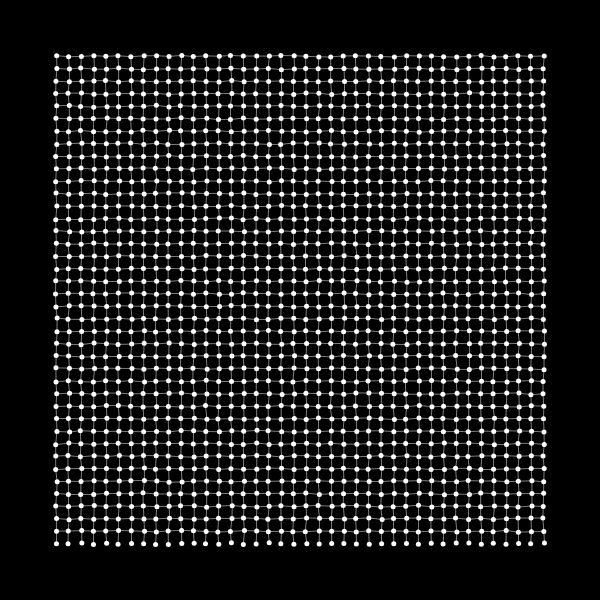
Frame 1 (no input)
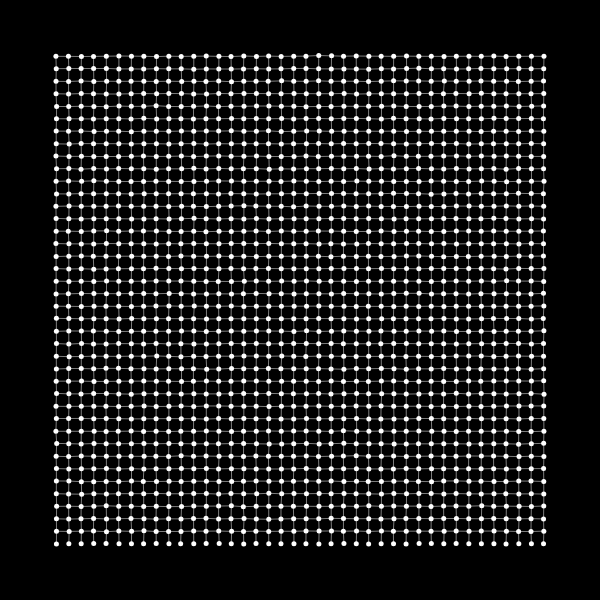
Frame 60 (no input)
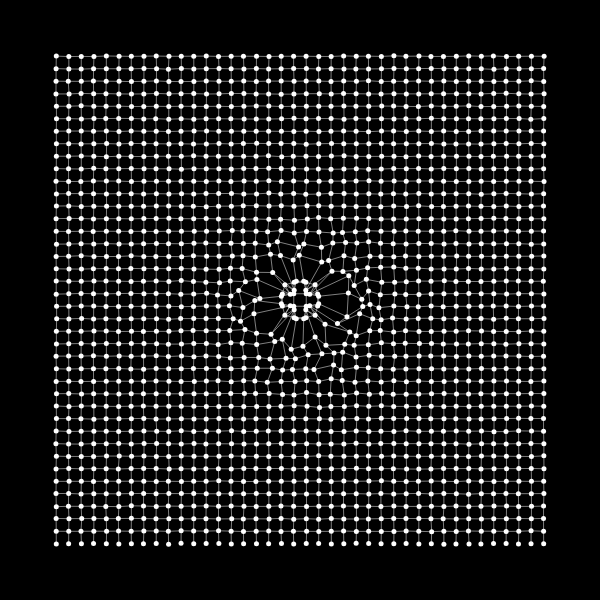
Frame 120 (the mouse pressed at the canvas centre since frame 60)

The p5.js sketch that drew these frames (run headless with seeded random() and noise() and a simulated clock; from frame 60 on, the mouse is pressed at the canvas centre):

// p5.js sketch
// ── sketch.js


var myAtoms = []


//heat map will be a cartesian array of values..
var heatMap = []
var horizDelta = []
var vertDelta = []

var margin = 50
var gridSize = 40
var stepSize 


var pulling = false

var outerCircleX = 0
var outerCircleY = 0
var circleShiftX
var circleShiftY




function setup() {
	createCanvas(600, 600)

	stepSize = (width-(2*margin))/gridSize


	//make coordinates for each cell
	for(i=0;i<gridSize;i++){
		heatMap[i]=[]
		for(j=0;j<gridSize;j++){
			heatMap[i][j]=50
		}
	}

	for(i=0;i<gridSize;i++){
		horizDelta[i]=[]
		for(j=0;j<gridSize-1;j++){
			horizDelta[i][j]=0
		}
	}

	for(i=0;i<gridSize-1;i++){
		vertDelta[i]=[]
		for(j=0;j<gridSize;j++){
			vertDelta[i][j]=0
		}
	}


	for(i=0;i<gridSize;i++){
		for(j=0;j<gridSize;j++){
			myAtoms.push(new MakeAtom(i,j))
		}
	}


	
}

//var temperature
//damp determines how "sticky" the dots are to their gridpoints // how FAST the jiggling is...
//prev:.3
var damp = .2

//good range, .005-.8ish, how fast hotspots DIFFUSE
//prev:.03
var spread = .15

function draw() {
	background(0)


		//set horizontal deltas...
	for(i=0;i<gridSize;i++){
		for(j=0;j<gridSize-1;j++){
			horizDelta[i][j]=(heatMap[i][j]-heatMap[i][j+1])*spread
		}
	}
	//set vertical deltas...
	for(i=0;i<gridSize-1;i++){
		for(j=0;j<gridSize;j++){
			vertDelta[i][j]=(heatMap[i][j]-heatMap[i+1][j])*spread
		}
	}


	//update heat map
	for(i=1;i<gridSize-2;i++){
		for(j=1;j<gridSize-2;j++){
			heatMap[i][j]=heatMap[i][j]+horizDelta[i][j-1]+vertDelta[i-1][j]-vertDelta[i][j]-horizDelta[i][j]
		}
	}


	if(heatingElement&&(myCoordinateX>0&&myCoordinateX<gridSize-2)&&(myCoordinateY>0&&myCoordinateY<gridSize-2)){


		//absolute
		
		heatMap[myCoordinateX][myCoordinateY] = 800


		//heatMap[myCoordinateX][myCoordinateY] = (heatMap[myCoordinateX][myCoordinateY])*.7*abs(mouseX-pmouseX)

		//heatMap[myCoordinateX-1][myCoordinateY] = (heatMap[myCoordinateX-1][myCoordinateY])+4
		//heatMap[myCoordinateX+1][myCoordinateY] = (heatMap[myCoordinateX+1][myCoordinateY])+4
		//heatMap[myCoordinateX][myCoordinateY-1] = (heatMap[myCoordinateX][myCoordinateY-1])+4
		//heatMap[myCoordinateX][myCoordinateY+1] = (heatMap[myCoordinateX][myCoordinateY+1])+4

		//heatMap[myCoordinateX-1][myCoordinateY-1] = (heatMap[myCoordinateX-1][myCoordinateY-1])+2
		//heatMap[myCoordinateX-1][myCoordinateY+1] = (heatMap[myCoordinateX-1][myCoordinateY+1])+2
		//heatMap[myCoordinateX+1][myCoordinateY-1] = (heatMap[myCoordinateX+1][myCoordinateY-1])+2
		//heatMap[myCoordinateX+1][myCoordinateY+1] = (heatMap[myCoordinateX+1][myCoordinateY+1])+2

	}



	for(i=0;i<myAtoms.length;i++){
		myAtoms[i].update()
		myAtoms[i].display()
	}


	//connect atoms with lines...
	strokeWeight(.5)
	for(i=0;i<myAtoms.length-1;i++){
		stroke(255)
		if(i%gridSize!=(gridSize-1)){
			line(myAtoms[i].x+myAtoms[i].deltaX, myAtoms[i].y+myAtoms[i].deltaY, myAtoms[i+1].x+myAtoms[i+1].deltaX, myAtoms[i+1].y+myAtoms[i+1].deltaY)
			if(i<myAtoms.length-gridSize){
				line(myAtoms[i].x+myAtoms[i].deltaX, myAtoms[i].y+myAtoms[i].deltaY, myAtoms[i+gridSize].x+myAtoms[i+gridSize].deltaX, myAtoms[i+gridSize].y+myAtoms[i+gridSize].deltaY)
			}
		}
	}

/*

	//dispaly heatmap grid
	for(i=0;i<gridSize;i++){
		for(j=0;j<gridSize;j++){
			fill(heatMap[i][j])
			//rect(margin+stepSize*i,margin+stepSize*j,.9*stepSize,.9*stepSize)
		}

	}

*/
	//display trailing circles for "pull" functionality
	//noFill()
	//stroke(0,0,255)
	//ellipse(mouseX,mouseY,50,50)
	if(dist(mouseX,mouseY,outerCircleX,outerCircleY)>50){
		circleShiftX = mouseX-outerCircleX
		circleShiftY = mouseY-outerCircleY

		outerCircleX += circleShiftX/10
		outerCircleY += circleShiftY/10
	}
	//ellipse(outerCircleX,outerCircleY,150,150)

	

}


var myCoordinateX = 0
var myCoordinateY = 0
var heatingElement = false

function touchStarted() {
	heatingElement = true

	myCoordinateX = floor(map(mouseX,margin,width-margin,0,gridSize))
	myCoordinateY = floor(map(mouseY,margin,height-margin,0,gridSize))


	pulling = true

	outerCircleX = mouseX
	outerCircleY = mouseY
	

}

function touchMoved() {

	myCoordinateX = floor(map(mouseX,margin,width-margin,0,gridSize))
	myCoordinateY = floor(map(mouseY,margin,height-margin,0,gridSize))

	return false
}

function touchEnded() {
	heatingElement = false
	pulling = false
	for(i=0;i<myAtoms.length;i++){
		myAtoms[i].beingPulled = false
	}

}
// ── AtomMaker.js
function MakeAtom(xCoord,yCoord) {
  this.x = margin+stepSize*xCoord+stepSize/2
  this.y = margin+stepSize*yCoord+stepSize/2

  this.temperature = map(heatMap[xCoord][yCoord],50,300,0,5)


  this.deltaX = random(-1,1)
  this.deltaY = random(-1,1)

  this.vx = random(-1,1)
  this.vy = random(-1,1)



  this.beingPulled = false

  this.pullX
  this.pullY
  this.proximity



  this.update = function(){

      if(pulling){
        this.proximity = dist(this.x,this.y, outerCircleX, outerCircleY)/40
        if(this.proximity<1){
          this.beingPulled = true
        }else{
          this.beingPulled = false
        }
      } 

      if(this.beingPulled){
        this.deltaX = (mouseX-this.x)*(this.proximity*this.proximity*this.proximity*this.proximity)
        this.deltaY = (mouseY-this.y)*(this.proximity*this.proximity*this.proximity*this.proximity)
      }else{
        this.temperature = map(heatMap[xCoord][yCoord],50,300,.2,10)

        this.vx = random(-this.temperature,this.temperature)-this.deltaX*damp
        this.vy = random(-this.temperature,this.temperature)-this.deltaY*damp

        this.deltaX += this.vx
        this.deltaY += this.vy
      }   

  }

  this.display = function(){
    noStroke()
    fill(255)
    ellipse(this.x+this.deltaX,this.y+this.deltaY,5,5)
  }

}
